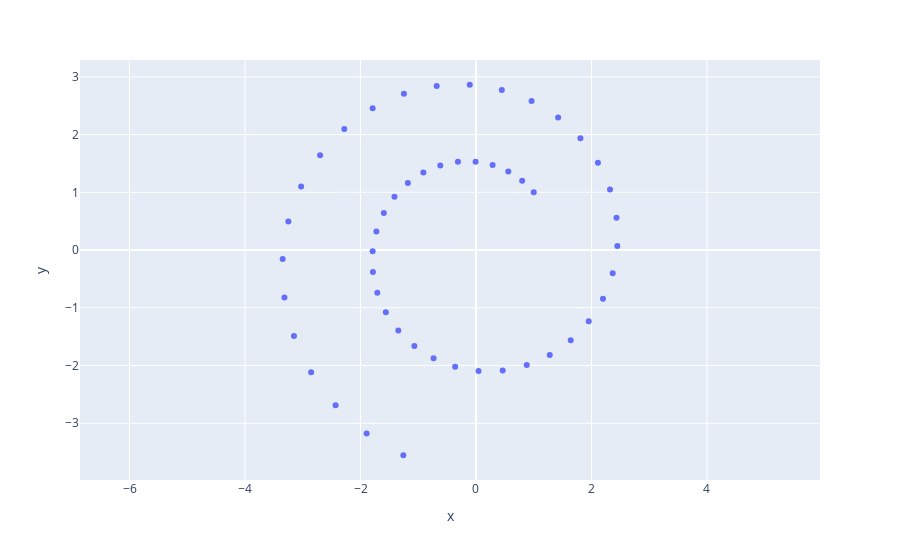

Write notebook code for a chart like this one.
### Markdown cell above
We can visualize this simple game by plotting $x$ and $y$ for each iteration of GDA. This shows the divergent behavior of GDA for some games whereby $x$ and $y$ can be seen as "spiraling" away from the Nash equilibrium.

### Code cell
fig = px.scatter(x=[i[0, 0] for i in x], y=[i[0, 0] for i in y])
fig.update_yaxes(
    scaleanchor = "x",
    scaleratio = 1,
)
fig.show()

### Figure 1 — Plotly figure (JSON) as saved in the notebook; plotly's stock layout.template omitted (floating-point values rounded to 4 significant figures)
{"data": [{"hovertemplate": "x=%{x}<br>y=%{y}<extra></extra>", "legendgroup": "", "marker": {"color": "#636efa", "symbol": "circle"}, "mode": "markers", "name": "", "orientation": "v", "showlegend": false, "type": "scatter", "x": [1, 0.8, 0.56, 0.288, -0.0064, -0.3123, -0.618, -0.9112, -1.18, -1.412, -1.596, -1.725, -1.789, -1.785, -1.709, -1.561, -1.345, -1.067, -0.7351, -0.3604, 0.04379, 0.4624, 0.8792, 1.278, 1.641, 1.953, 2.199, 2.368, 2.448, 2.434, 2.321, 2.112, 1.809, 1.422, 0.963, 0.4468, -0.1079, -0.6804, -1.249, -1.79, -2.281, -2.7, -3.029, -3.249, -3.348, -3.317, -3.152, -2.855, -2.431, -1.894, -1.259], "xaxis": "x", "y": [1, 1.2, 1.36, 1.472, 1.53, 1.528, 1.466, 1.342, 1.16, 0.9241, 0.6418, 0.3225, -0.02246, -0.3803, -0.7373, -1.079, -1.391, -1.66, -1.874, -2.021, -2.093, -2.084, -1.992, -1.816, -1.56, -1.232, -0.8416, -0.4018, 0.07172, 0.5613, 1.048, 1.512, 1.935, 2.296, 2.581, 2.774, 2.863, 2.841, 2.705, 2.456, 2.098, 1.641, 1.101, 0.4956, -0.1542, -0.8238, -1.487, -2.118, -2.689, -3.175, -3.554], "yaxis": "y"}], "layout": {"legend": {"tracegroupgap": 0}, "margin": {"t": 60}, "xaxis": {"anchor": "y", "domain": [0, 1], "title": {"text": "x"}}, "yaxis": {"anchor": "x", "domain": [0, 1], "scaleanchor": "x", "scaleratio": 1, "title": {"text": "y"}}}}
